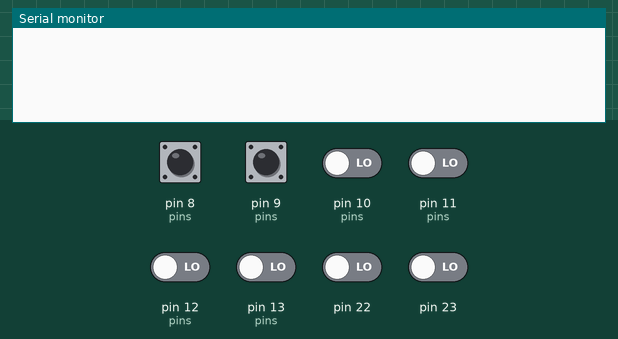
Bench run of a sketch on a simulated Arduino Uno, built with avr-gcc and run on an emulated ATmega328P. On the bench: the last lines printed to the serial monitor. The test bench sets the inputs (shaded band); at power-on: pin 8 (pins), pin 9 (pins) HIGH, pin 10 (pins), pin 11 (pins), pin 12 (pins), pin 13 (pins), pin 22, pin 23 LOW.

Above: at 1.2 s.
1.3 s: pin 8 (pins) pulled LOW for 0.15 s
At 2.2 s:
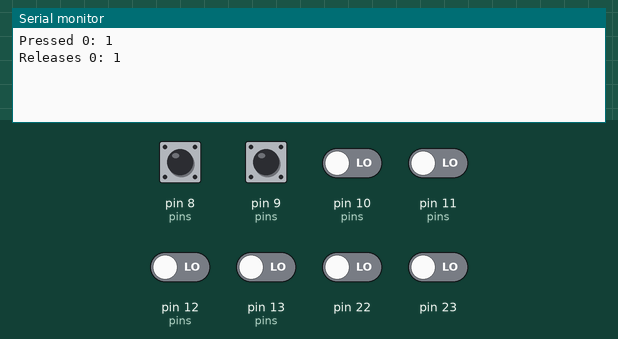
2.9 s: pin 9 (pins) pulled LOW for 0.15 s
At 3.05 s:
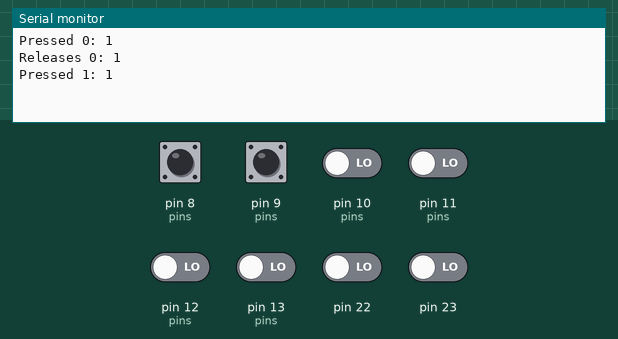
4.5 s: pin 8 (pins) pulled LOW for 1 s
At 5.9 s:
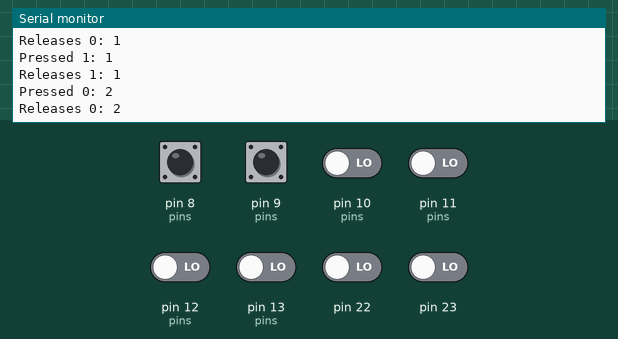
7.0 s: pin 9 (pins) pulled LOW for 1 s
At 9.1 s:
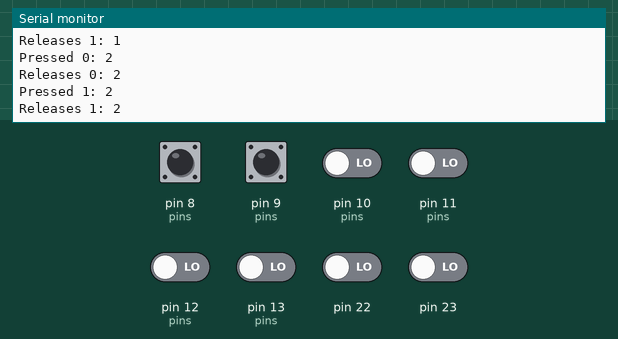

Measured:
- after the input at 1.3 s, the serial monitor: prints a new line at once (image 1)
- after the input at 2.9 s, the serial monitor: prints a new line at once (image 2)
- after the input at 4.5 s, the serial monitor: prints a new line at once (image 3)
- after the input at 7.0 s, the serial monitor: prints a new line at once (image 4)

The sketch:

debounce.ino
```cpp
#include <util/atomic.h>

uint8_t cntP = 0;
uint8_t cntR = 0;

volatile uint8_t pressed[] = {0, 0, 0, 0, 0, 0, 0, 0};
volatile uint8_t released[] = {0, 0, 0, 0, 0, 0, 0, 0};
volatile uint8_t cntPP[] = {0, 0, 0, 0, 0, 0, 0, 0};
volatile uint8_t cntRR[] = {0, 0, 0, 0, 0, 0, 0, 0};

void setup() {
  Serial.begin(9600);
  TCCR2A |= (1 << WGM20) | (1 << WGM21);
  TCCR2B  |= (1 << CS22) | (1 << CS21) | (1 << CS20) | (1 << WGM22); // Normal port operation, 1024 prescaller, Fast PWM OCRA
  OCR2A = 78; // 200Hz (5ms period)
  TIMSK2 |= (1 << TOIE2);

  DDRB &= ~(1 << PB0); //set PB0 as INPUT
  PORTB |= (1 << PB0); //set INPUT PULLUP resistor

  DDRB &= ~(1 << PB1); //set PB0 as INPUT
  PORTB |= (1 << PB1); //set INPUT PULLUP resistor
}

void loop() {
  buttonPressed(0);
  buttonPressed(1);
  buttonReleased(0);
  buttonReleased(1);
}

void debouncePress() {
  volatile static uint8_t pins[] = {PB0, PB1, PB2, PB3, PB4, PB5, PB6, PB7};
  volatile static uint8_t isPushed[] = {0, 0, 0, 0, 0, 0, 0, 0};
  volatile static uint8_t lastState[] = {0, 0, 0, 0, 0, 0, 0, 0};
  volatile static uint8_t count[] = {0, 0, 0, 0, 0, 0, 0, 0};

  for (uint8_t i = 0; i < sizeof(pins); i++) {
    if (!pressed[i]) {
      isPushed[i] = ( ( PINB & (1 << pins[i]) ) == 0);

      //check if button was pressed
      if (isPushed[i] && !lastState[i]) { // if pressed

        count[i]++;

        // if button has not bounce for 4 checks, the button is debounce and considered pressed
        if (count[i] >= 4) {
          lastState[i] = isPushed[i];
          pressed[i] = 1;
          count[i] = 0;
        }
      }
      else if (!isPushed[i] && lastState[i]) { //if released
        lastState[i] = isPushed[i];
        count[i] = 0;
      }
    }
  }
}


void debounceRelease() {
  volatile static uint8_t pins[] = {PB0, PB1, PB2, PB3, PB4, PB5, PB6, PB7};
  volatile static uint8_t isPushed[] = {0, 0, 0, 0, 0, 0, 0, 0};
  volatile static uint8_t lastState[] = {0, 0, 0, 0, 0, 0, 0, 0};
  volatile static uint8_t count[] = {0, 0, 0, 0, 0, 0, 0, 0};

  for (uint8_t i = 0; i < sizeof(pins); i++) {
    if (!released[i]) {
      isPushed[i] = ( ( PINB & (1 << pins[i]) ) == 0);

      //check if button was released
      if (!isPushed[i] && lastState[i]) { // if released

        count[i]++;

        // if button has not bounce for 4 checks, the button is debounce and considered released
        if (count[i] >= 4) {
          lastState[i] = isPushed[i];
          released[i] = 1;
          count[i] = 0;
        }
      }
      else if (isPushed[i] && !lastState[i]) { //if pressed
        lastState[i] = isPushed[i];
        count[i] = 0;
      }
    }
  }
}


boolean buttonPressed(uint8_t pin) {
  ATOMIC_BLOCK(ATOMIC_RESTORESTATE) {
    if (pressed[pin]) {
      cntPP[pin]++;
      pressed[pin] = 0;
      Serial.print("Pressed ");
      Serial.print(pin);
      Serial.print(": ");
      Serial.println(cntPP[pin]);
    }
  }
}

boolean buttonReleased(uint8_t pin) {
  ATOMIC_BLOCK(ATOMIC_RESTORESTATE) {
    if (released[pin]) {
      cntRR[pin]++;
      released[pin] = 0;
      Serial.print("Releases ");
      Serial.print(pin);
      Serial.print(": ");
      Serial.println(cntRR[pin]);
    }
  }
}

ISR(TIMER2_OVF_vect) {
  debouncePress();
  debounceRelease();
}


/*

void debouncePR() {
  volatile static uint8_t pins[] = {PB0, PB1, PB2, PB3, PB4, PB5, PB6, PB7};
  volatile static uint8_t isPushed[] = {0, 0, 0, 0, 0, 0, 0, 0};
  volatile static uint8_t lastStateP[] = {0, 0, 0, 0, 0, 0, 0, 0};
  volatile static uint8_t lastStateR[] = {0, 0, 0, 0, 0, 0, 0, 0};
  volatile static uint8_t countP[] = {0, 0, 0, 0, 0, 0, 0, 0};
  volatile static uint8_t countR[] = {0, 0, 0, 0, 0, 0, 0, 0};

  for (uint8_t i = 0; i < sizeof(pins); i++) {
    if (!pressed[i]) {
      isPushed[i] = ( ( PINB & (1 << pins[i]) ) == 0);

      //check if button was pressed
      if (isPushed[i] && !lastStateP[i]) { // if pressed

        countP[i]++;

        // if button has not bounce for 4 checks, the button is debounce and considered pressed
        if (countP[i] >= 4) {
          lastStateP[i] = isPushed[i];
          pressed[i] = 1;
          countP[i] = 0;
        }
      }
      else if (!isPushed[i] && lastStateP[i]) { //if released
        lastStateP[i] = isPushed[i];
        countP[i] = 0;
      }
    }


    if (!released[i]) {
      isPushed[i] = ( ( PINB & (1 << pins[i]) ) == 0);

      //check if button was released
      if (!isPushed[i] && lastStateR[i]) { // if released

        countR[i]++;

        // if button has not bounce for 4 checks, the button is debounce and considered released
        if (countR[i] >= 4) {
          lastStateR[i] = isPushed[i];
          released[i] = 1;
          countR[i] = 0;
        }
      }
      else if (isPushed[i] && !lastStateR[i]) { //if pressed
        lastStateR[i] = isPushed[i];
        countR[i] = 0;
      }
    }


  }

}

boolean buttonReleased(uint8_t pin) {
  ATOMIC_BLOCK(ATOMIC_RESTORESTATE) {
    if (released[pin]) {
      cntRR[pin]++;
      released[pin] = 0;
      Serial.print("Releases ");
      Serial.print(pin);
      Serial.print(": ");
      Serial.println(cntRR[pin]);
    }
  }
}
*/
```
